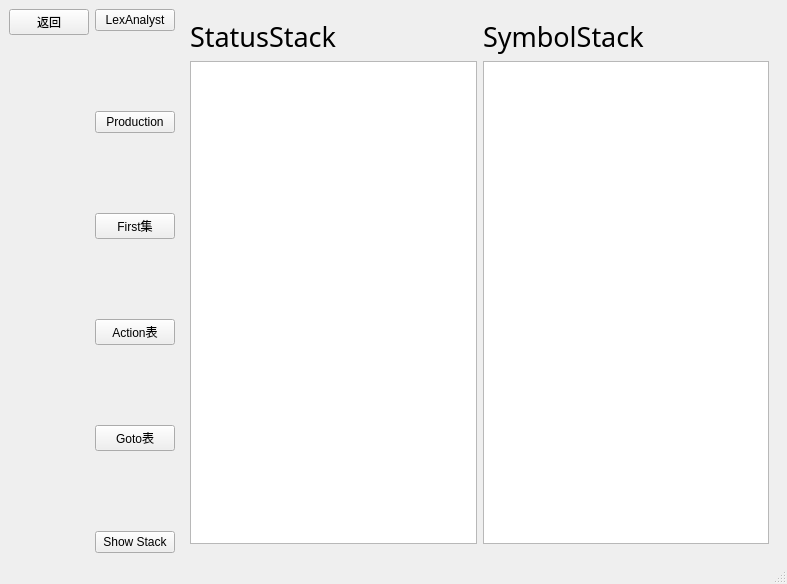
<?xml version="1.0" encoding="UTF-8"?>
<ui version="4.0">
 <class>MainWindow</class>
 <widget class="QMainWindow" name="MainWindow">
  <property name="geometry">
   <rect>
    <x>0</x>
    <y>0</y>
    <width>787</width>
    <height>584</height>
   </rect>
  </property>
  <property name="sizePolicy">
   <sizepolicy hsizetype="Preferred" vsizetype="Preferred">
    <horstretch>0</horstretch>
    <verstretch>0</verstretch>
   </sizepolicy>
  </property>
  <property name="windowTitle">
   <string>MainWindow</string>
  </property>
  <widget class="QWidget" name="centralwidget">
   <property name="sizePolicy">
    <sizepolicy hsizetype="Expanding" vsizetype="Expanding">
     <horstretch>0</horstretch>
     <verstretch>0</verstretch>
    </sizepolicy>
   </property>
   <layout class="QVBoxLayout" name="verticalLayout_4">
    <item>
     <layout class="QHBoxLayout" name="horizontalLayout">
      <item>
       <layout class="QVBoxLayout" name="verticalLayout_3">
        <item>
         <widget class="QPushButton" name="Btn_esc">
          <property name="sizePolicy">
           <sizepolicy hsizetype="Fixed" vsizetype="Fixed">
            <horstretch>0</horstretch>
            <verstretch>0</verstretch>
           </sizepolicy>
          </property>
          <property name="text">
           <string>返回</string>
          </property>
         </widget>
        </item>
        <item>
         <spacer name="verticalSpacer_5">
          <property name="orientation">
           <enum>Qt::Vertical</enum>
          </property>
          <property name="sizeHint" stdset="0">
           <size>
            <width>20</width>
            <height>40</height>
           </size>
          </property>
         </spacer>
        </item>
       </layout>
      </item>
      <item>
       <layout class="QVBoxLayout" name="verticalLayout">
        <item>
         <widget class="QPushButton" name="Btn_LexAnalyst">
          <property name="sizePolicy">
           <sizepolicy hsizetype="Fixed" vsizetype="Fixed">
            <horstretch>0</horstretch>
            <verstretch>0</verstretch>
           </sizepolicy>
          </property>
          <property name="text">
           <string>LexAnalyst</string>
          </property>
         </widget>
        </item>
        <item>
         <spacer name="verticalSpacer">
          <property name="orientation">
           <enum>Qt::Vertical</enum>
          </property>
          <property name="sizeHint" stdset="0">
           <size>
            <width>20</width>
            <height>40</height>
           </size>
          </property>
         </spacer>
        </item>
        <item>
         <widget class="QPushButton" name="Btn_Production">
          <property name="sizePolicy">
           <sizepolicy hsizetype="Fixed" vsizetype="Fixed">
            <horstretch>0</horstretch>
            <verstretch>0</verstretch>
           </sizepolicy>
          </property>
          <property name="text">
           <string>Production</string>
          </property>
         </widget>
        </item>
        <item>
         <spacer name="verticalSpacer_2">
          <property name="orientation">
           <enum>Qt::Vertical</enum>
          </property>
          <property name="sizeHint" stdset="0">
           <size>
            <width>20</width>
            <height>40</height>
           </size>
          </property>
         </spacer>
        </item>
        <item>
         <widget class="QPushButton" name="Btn_First">
          <property name="sizePolicy">
           <sizepolicy hsizetype="Fixed" vsizetype="Fixed">
            <horstretch>0</horstretch>
            <verstretch>0</verstretch>
           </sizepolicy>
          </property>
          <property name="text">
           <string>First集</string>
          </property>
         </widget>
        </item>
        <item>
         <spacer name="verticalSpacer_3">
          <property name="orientation">
           <enum>Qt::Vertical</enum>
          </property>
          <property name="sizeHint" stdset="0">
           <size>
            <width>20</width>
            <height>40</height>
           </size>
          </property>
         </spacer>
        </item>
        <item>
         <widget class="QPushButton" name="Btn_Action">
          <property name="sizePolicy">
           <sizepolicy hsizetype="Fixed" vsizetype="Fixed">
            <horstretch>0</horstretch>
            <verstretch>0</verstretch>
           </sizepolicy>
          </property>
          <property name="text">
           <string>Action表</string>
          </property>
         </widget>
        </item>
        <item>
         <spacer name="verticalSpacer_4">
          <property name="orientation">
           <enum>Qt::Vertical</enum>
          </property>
          <property name="sizeHint" stdset="0">
           <size>
            <width>20</width>
            <height>40</height>
           </size>
          </property>
         </spacer>
        </item>
        <item>
         <widget class="QPushButton" name="Btn_Goto">
          <property name="sizePolicy">
           <sizepolicy hsizetype="Fixed" vsizetype="Fixed">
            <horstretch>0</horstretch>
            <verstretch>0</verstretch>
           </sizepolicy>
          </property>
          <property name="text">
           <string>Goto表</string>
          </property>
         </widget>
        </item>
        <item>
         <spacer name="verticalSpacer_6">
          <property name="orientation">
           <enum>Qt::Vertical</enum>
          </property>
          <property name="sizeHint" stdset="0">
           <size>
            <width>20</width>
            <height>40</height>
           </size>
          </property>
         </spacer>
        </item>
        <item>
         <widget class="QPushButton" name="Btn_Stack">
          <property name="text">
           <string>Show Stack</string>
          </property>
         </widget>
        </item>
       </layout>
      </item>
      <item>
       <widget class="QStackedWidget" name="stackedWidget">
        <property name="sizePolicy">
         <sizepolicy hsizetype="Expanding" vsizetype="Expanding">
          <horstretch>0</horstretch>
          <verstretch>0</verstretch>
         </sizepolicy>
        </property>
        <property name="currentIndex">
         <number>1</number>
        </property>
        <widget class="QWidget" name="page_input">
         <property name="sizePolicy">
          <sizepolicy hsizetype="Expanding" vsizetype="Expanding">
           <horstretch>0</horstretch>
           <verstretch>0</verstretch>
          </sizepolicy>
         </property>
         <layout class="QVBoxLayout" name="verticalLayout_5">
          <item>
           <layout class="QVBoxLayout" name="verticalLayout_2">
            <item>
             <layout class="QHBoxLayout" name="horizontalLayout_2">
              <item>
               <widget class="QLabel" name="label_5">
                <property name="font">
                 <font>
                  <family>华文隶书</family>
                  <pointsize>20</pointsize>
                 </font>
                </property>
                <property name="text">
                 <string>代码读入</string>
                </property>
               </widget>
              </item>
              <item>
               <widget class="QLineEdit" name="lineEdit_input">
                <property name="inputMask">
                 <string>读入文件的目录</string>
                </property>
                <property name="text">
                 <string>读入文件的目录</string>
                </property>
               </widget>
              </item>
              <item>
               <spacer name="horizontalSpacer_3">
                <property name="orientation">
                 <enum>Qt::Horizontal</enum>
                </property>
                <property name="sizeHint" stdset="0">
                 <size>
                  <width>13</width>
                  <height>13</height>
                 </size>
                </property>
               </spacer>
              </item>
              <item>
               <widget class="QPushButton" name="Btn_input">
                <property name="text">
                 <string>选择文件</string>
                </property>
               </widget>
              </item>
             </layout>
            </item>
            <item>
             <widget class="QTextEdit" name="TextEdit_input">
              <property name="sizePolicy">
               <sizepolicy hsizetype="Preferred" vsizetype="Preferred">
                <horstretch>0</horstretch>
                <verstretch>0</verstretch>
               </sizepolicy>
              </property>
             </widget>
            </item>
           </layout>
          </item>
          <item>
           <layout class="QHBoxLayout" name="horizontalLayout_9">
            <item>
             <spacer name="horizontalSpacer">
              <property name="orientation">
               <enum>Qt::Horizontal</enum>
              </property>
              <property name="sizeHint" stdset="0">
               <size>
                <width>40</width>
                <height>20</height>
               </size>
              </property>
             </spacer>
            </item>
            <item>
             <widget class="QPushButton" name="Btn_enter">
              <property name="text">
               <string>读入</string>
              </property>
             </widget>
            </item>
           </layout>
          </item>
         </layout>
        </widget>
        <widget class="QWidget" name="page_stack">
         <layout class="QHBoxLayout" name="horizontalLayout_10">
          <item>
           <layout class="QVBoxLayout" name="verticalLayout_15">
            <item>
             <widget class="QLabel" name="label_7">
              <property name="font">
               <font>
                <family>华文隶书</family>
                <pointsize>20</pointsize>
               </font>
              </property>
              <property name="text">
               <string>StatusStack</string>
              </property>
             </widget>
            </item>
            <item>
             <widget class="QPlainTextEdit" name="TextEdit_Status"/>
            </item>
           </layout>
          </item>
          <item>
           <layout class="QVBoxLayout" name="verticalLayout_16">
            <item>
             <widget class="QLabel" name="label_8">
              <property name="font">
               <font>
                <family>华文隶书</family>
                <pointsize>20</pointsize>
               </font>
              </property>
              <property name="text">
               <string>SymbolStack</string>
              </property>
             </widget>
            </item>
            <item>
             <widget class="QPlainTextEdit" name="TextEdit_Symbol"/>
            </item>
           </layout>
          </item>
         </layout>
        </widget>
        <widget class="QWidget" name="page_LexAly">
         <property name="sizePolicy">
          <sizepolicy hsizetype="Expanding" vsizetype="Expanding">
           <horstretch>0</horstretch>
           <verstretch>0</verstretch>
          </sizepolicy>
         </property>
         <layout class="QVBoxLayout" name="verticalLayout_7">
          <item>
           <layout class="QVBoxLayout" name="verticalLayout_6">
            <item>
             <layout class="QHBoxLayout" name="horizontalLayout_3">
              <item>
               <widget class="QLabel" name="label_4">
                <property name="font">
                 <font>
                  <family>华文隶书</family>
                  <pointsize>20</pointsize>
                 </font>
                </property>
                <property name="text">
                 <string>LexAnalyst</string>
                </property>
               </widget>
              </item>
              <item>
               <widget class="QLineEdit" name="lineEdit_lexAnalyst"/>
              </item>
              <item>
               <spacer name="horizontalSpacer_2">
                <property name="orientation">
                 <enum>Qt::Horizontal</enum>
                </property>
                <property name="sizeHint" stdset="0">
                 <size>
                  <width>40</width>
                  <height>20</height>
                 </size>
                </property>
               </spacer>
              </item>
             </layout>
            </item>
            <item>
             <widget class="QPlainTextEdit" name="TextEdit_LexAly"/>
            </item>
           </layout>
          </item>
         </layout>
        </widget>
        <widget class="QWidget" name="page_Production">
         <layout class="QVBoxLayout" name="verticalLayout_9">
          <item>
           <layout class="QVBoxLayout" name="verticalLayout_8">
            <item>
             <layout class="QHBoxLayout" name="horizontalLayout_4">
              <item>
               <widget class="QLabel" name="label_3">
                <property name="font">
                 <font>
                  <family>华文隶书</family>
                  <pointsize>20</pointsize>
                 </font>
                </property>
                <property name="text">
                 <string>Production</string>
                </property>
               </widget>
              </item>
              <item>
               <widget class="QLineEdit" name="lineEdit_Production"/>
              </item>
              <item>
               <spacer name="horizontalSpacer_4">
                <property name="orientation">
                 <enum>Qt::Horizontal</enum>
                </property>
                <property name="sizeHint" stdset="0">
                 <size>
                  <width>40</width>
                  <height>20</height>
                 </size>
                </property>
               </spacer>
              </item>
             </layout>
            </item>
            <item>
             <widget class="QPlainTextEdit" name="TextEdit_Production"/>
            </item>
           </layout>
          </item>
         </layout>
        </widget>
        <widget class="QWidget" name="page_First">
         <property name="sizePolicy">
          <sizepolicy hsizetype="Expanding" vsizetype="Expanding">
           <horstretch>0</horstretch>
           <verstretch>0</verstretch>
          </sizepolicy>
         </property>
         <layout class="QVBoxLayout" name="verticalLayout_11">
          <item>
           <layout class="QVBoxLayout" name="verticalLayout_10">
            <item>
             <layout class="QHBoxLayout" name="horizontalLayout_5">
              <item>
               <widget class="QLabel" name="label_6">
                <property name="font">
                 <font>
                  <family>华文隶书</family>
                  <pointsize>20</pointsize>
                 </font>
                </property>
                <property name="text">
                 <string>First集</string>
                </property>
               </widget>
              </item>
              <item>
               <widget class="QLineEdit" name="lineEdit_First"/>
              </item>
              <item>
               <spacer name="horizontalSpacer_5">
                <property name="orientation">
                 <enum>Qt::Horizontal</enum>
                </property>
                <property name="sizeHint" stdset="0">
                 <size>
                  <width>40</width>
                  <height>20</height>
                 </size>
                </property>
               </spacer>
              </item>
             </layout>
            </item>
            <item>
             <widget class="QPlainTextEdit" name="TextEdit_First"/>
            </item>
           </layout>
          </item>
         </layout>
        </widget>
        <widget class="QWidget" name="page_Action">
         <property name="sizePolicy">
          <sizepolicy hsizetype="Expanding" vsizetype="Expanding">
           <horstretch>0</horstretch>
           <verstretch>0</verstretch>
          </sizepolicy>
         </property>
         <layout class="QHBoxLayout" name="horizontalLayout_7">
          <item>
           <layout class="QVBoxLayout" name="verticalLayout_12">
            <item>
             <layout class="QHBoxLayout" name="horizontalLayout_6">
              <item>
               <widget class="QLabel" name="label_2">
                <property name="font">
                 <font>
                  <family>华文隶书</family>
                  <pointsize>20</pointsize>
                 </font>
                </property>
                <property name="text">
                 <string>Action表</string>
                </property>
               </widget>
              </item>
              <item>
               <widget class="QLineEdit" name="lineEdit_Action"/>
              </item>
              <item>
               <spacer name="horizontalSpacer_6">
                <property name="orientation">
                 <enum>Qt::Horizontal</enum>
                </property>
                <property name="sizeHint" stdset="0">
                 <size>
                  <width>40</width>
                  <height>20</height>
                 </size>
                </property>
               </spacer>
              </item>
             </layout>
            </item>
            <item>
             <widget class="QPlainTextEdit" name="TextEdit_Action"/>
            </item>
           </layout>
          </item>
         </layout>
        </widget>
        <widget class="QWidget" name="page_Goto">
         <property name="sizePolicy">
          <sizepolicy hsizetype="Expanding" vsizetype="Expanding">
           <horstretch>0</horstretch>
           <verstretch>0</verstretch>
          </sizepolicy>
         </property>
         <layout class="QVBoxLayout" name="verticalLayout_14">
          <item>
           <layout class="QVBoxLayout" name="verticalLayout_13">
            <item>
             <layout class="QHBoxLayout" name="horizontalLayout_8">
              <item>
               <widget class="QLabel" name="label">
                <property name="font">
                 <font>
                  <family>华文隶书</family>
                  <pointsize>20</pointsize>
                 </font>
                </property>
                <property name="text">
                 <string>Goto表</string>
                </property>
               </widget>
              </item>
              <item>
               <widget class="QLineEdit" name="lineEdit_Goto"/>
              </item>
              <item>
               <spacer name="horizontalSpacer_7">
                <property name="orientation">
                 <enum>Qt::Horizontal</enum>
                </property>
                <property name="sizeHint" stdset="0">
                 <size>
                  <width>40</width>
                  <height>20</height>
                 </size>
                </property>
               </spacer>
              </item>
             </layout>
            </item>
            <item>
             <widget class="QPlainTextEdit" name="TextEdit_Goto"/>
            </item>
           </layout>
          </item>
         </layout>
        </widget>
       </widget>
      </item>
     </layout>
    </item>
   </layout>
  </widget>
  <widget class="QMenuBar" name="menubar">
   <property name="geometry">
    <rect>
     <x>0</x>
     <y>0</y>
     <width>787</width>
     <height>21</height>
    </rect>
   </property>
  </widget>
  <widget class="QStatusBar" name="statusbar"/>
 </widget>
 <resources/>
 <connections/>
</ui>
